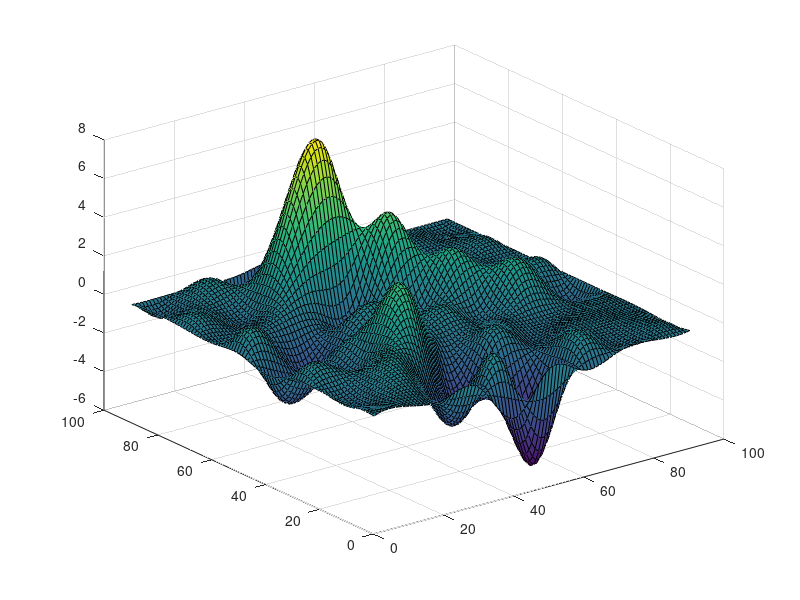

Write MATLAB code to recreate this figure.
% 地形地貌图形的绘制
[x,y]=meshgrid(1:10);
h=[0,0.02,-0.12,0,-2.09,0,-0.58,-0.08,0,0;...
    0.02,0,0,-2.38,0,-4.96,0,0,0,-0.1;...
    0,0.10,1.00,0,-3.04,0,-0.53,0,0.10,0;...
    0,0,0,3.52,0,0,0,0,0,0;...
    -0.43,-1.98,0,0,0,0.77,0,2.17,0,0;...
    0,0,-2.29,0,0.69,0,2.59,0,0.30,0;...
    -0.09,-0.31,0,0,0,4.27,0,0,0,-0.01;...
    0,0,0,5.13,7.40,0,1.89,0,0.04,0;...
    0.1,0,0.58,0,0,1.75,0,-0.11,0,0;...
    0,-0.01,0,0,0.3,0,0,0,0,0.01];
[xi,yi]=meshgrid(1:0.1:10);
hi=interp2(x,y,h,xi,yi,'spline');
surf(hi);
% xlable('x'),ylable('y'),zlable('h');
